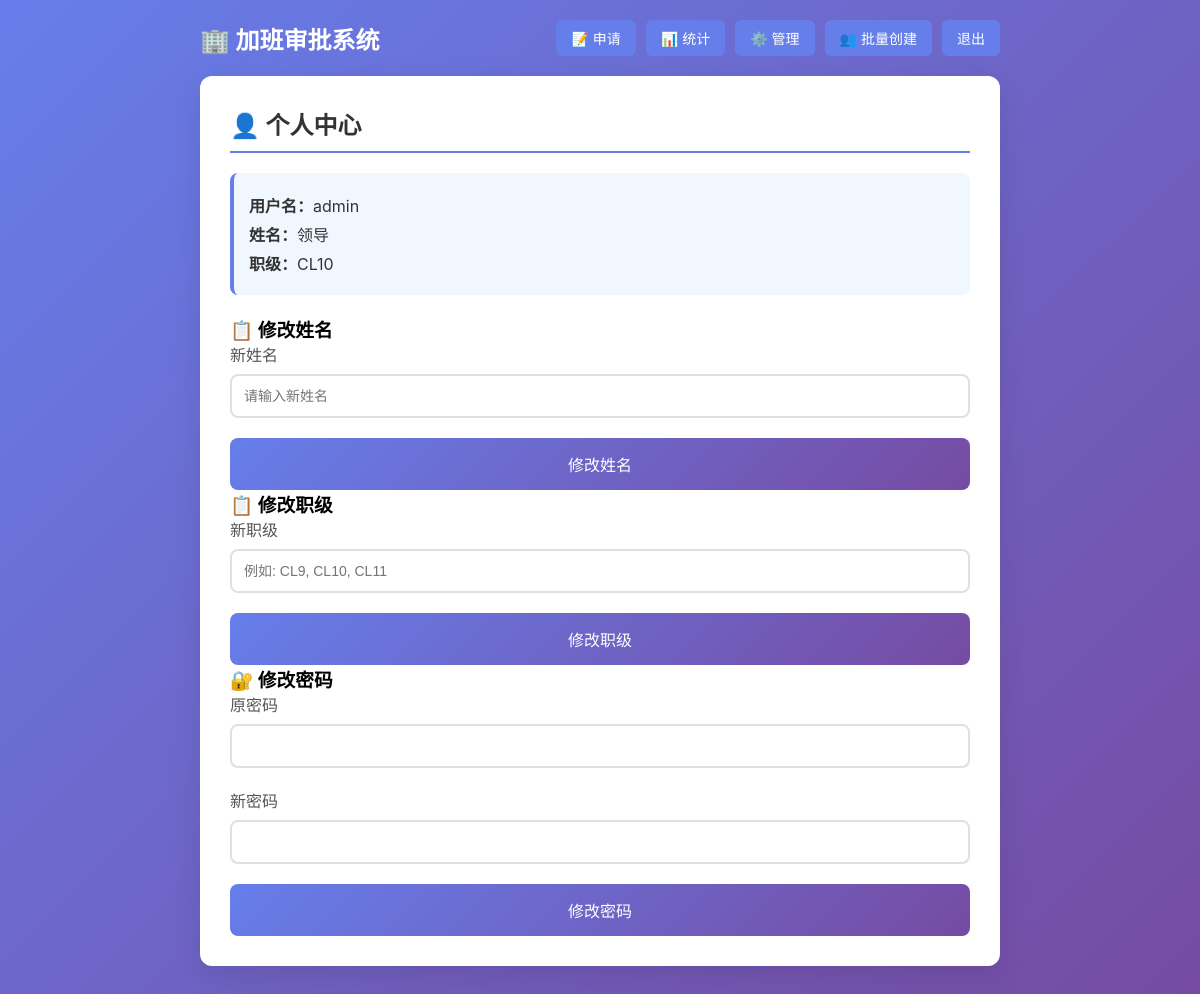
Screenshot of /profile (signed in) with the database file from the repository.
### tables this page shows
CREATE TABLE users (
    id INTEGER PRIMARY KEY AUTOINCREMENT,
    username TEXT UNIQUE NOT NULL,
    password TEXT NOT NULL,
    name TEXT NOT NULL,
    rank TEXT NOT NULL,
    is_admin INTEGER DEFAULT 0
);

### app.py (the view, shortened to what this page needs)
@app.route('/profile', methods=['GET', 'POST'])
def profile():
    if 'user_id' not in session:
        return redirect(url_for('login'))
    conn = get_db()
    user = conn.execute('SELECT * FROM users WHERE id = ?', (session['user_id'],)).fetchone()
    return render_template('profile.html', user=user)

### app.py (called while the page is built)
def get_db():
    if 'db' not in g:
        g.db = sqlite3.connect(DB_PATH)
        g.db.row_factory = sqlite3.Row
    return g.db

### templates/profile.html (shortened to what this page needs)
<!DOCTYPE html>
<html lang="zh-CN">
<head>
    <link rel="stylesheet" href="{{ url_for('static', filename='style.css') }}">
</head>
<body>
    <div class="container">
        <header>
            <h1>🏢 加班审批系统</h1>
            <div class="user-info">
                <a href="{{ url_for('index') }}" class="btn-small">📝 申请</a>
                <a href="{{ url_for('stats') }}" class="btn-small">📊 统计</a>
                {% if session.get('is_admin') %}
                    <a href="{{ url_for('admin') }}" class="btn-small">⚙️ 管理</a>
                    <a href="{{ url_for('batch_create') }}" class="btn-small">👥 批量创建</a>
                {% endif %}
                <a href="{{ url_for('logout') }}" class="btn-small">退出</a>
            </div>
        </header>
        <div class="card">
            <h2>👤 个人中心</h2>
            <div class="info-box">
                <p><strong>用户名：</strong>{{ user.username }}</p>
                <p><strong>姓名：</strong>{{ user.name }}</p>
                <p><strong>职级：</strong>{{ user.rank }}</p>
            </div>
            <h3>📋 修改姓名</h3>
            <form method="POST">
                <div class="form-group">
                    <label>新姓名</label>
                    <input type="text" name="new_name" placeholder="请输入新姓名" required>
                </div>
                <button type="submit" class="btn">修改姓名</button>
            </form>
            <h3>📋 修改职级</h3>
            <form method="POST">
                <div class="form-group">
                    <label>新职级</label>
                    <input type="text" name="new_rank" placeholder="例如: CL9, CL10, CL11" required>
                </div>
                <button type="submit" class="btn">修改职级</button>
            </form>
            <h3>🔐 修改密码</h3>
            <form method="POST">
                <div class="form-group">
                    <label>原密码</label>
                    <input type="password" name="old_password" required>
                </div>
                <div class="form-group">
                    <label>新密码</label>
                    <input type="password" name="new_password" required>
                </div>
                <button type="submit" class="btn">修改密码</button>
            </form>
        </div>
    </div>
</body>
</html>

### static/style.css (style rules this page uses)
* { margin: 0; padding: 0; box-sizing: border-box; }
body { font-family: -apple-system, BlinkMacSystemFont, 'Segoe UI', 'PingFang SC', 'Hiragino Sans GB', 'Microsoft YaHei', sans-serif; background: linear-gradient(135deg, #667eea 0%, #764ba2 100%); min-height: 100vh; padding: 20px; }
.container { max-width: 800px; margin: 0 auto; }
h1 { color: white; text-align: center; margin-bottom: 30px; font-size: 2em; }
header { display: flex; justify-content: space-between; align-items: center; margin-bottom: 20px; flex-wrap: wrap; gap: 10px; }
header h1 { margin-bottom: 0; font-size: 1.5em; }
.user-info { display: flex; gap: 10px; align-items: center; color: white; }
.card { background: white; border-radius: 12px; padding: 30px; margin-bottom: 20px; box-shadow: 0 10px 30px rgba(0,0,0,0.1); }
.card h2 { color: #333; margin-bottom: 20px; padding-bottom: 10px; border-bottom: 2px solid #667eea; }
.form-group { margin-bottom: 20px; }
.form-group label { display: block; margin-bottom: 8px; color: #555; font-weight: 500; }
.form-group input, .form-group select, .form-group textarea { width: 100%; padding: 12px; border: 2px solid #e0e0e0; border-radius: 8px; font-size: 14px; transition: border-color 0.3s; }
.btn { background: linear-gradient(135deg, #667eea 0%, #764ba2 100%); color: white; border: none; padding: 14px 30px; border-radius: 8px; font-size: 16px; cursor: pointer; width: 100%; transition: transform 0.2s, box-shadow 0.2s; }
.btn-small { background: #667eea; color: white; padding: 8px 15px; border-radius: 6px; text-decoration: none; font-size: 14px; transition: background 0.2s; border: none; cursor: pointer; }
.info-box { background: #f0f7ff; padding: 15px; border-radius: 8px; margin-bottom: 20px; border-left: 4px solid #667eea; }
.info-box p { margin: 5px 0; color: #333; }

### rows the page displays
users: username "admin", name "领导", rank "CL10"
